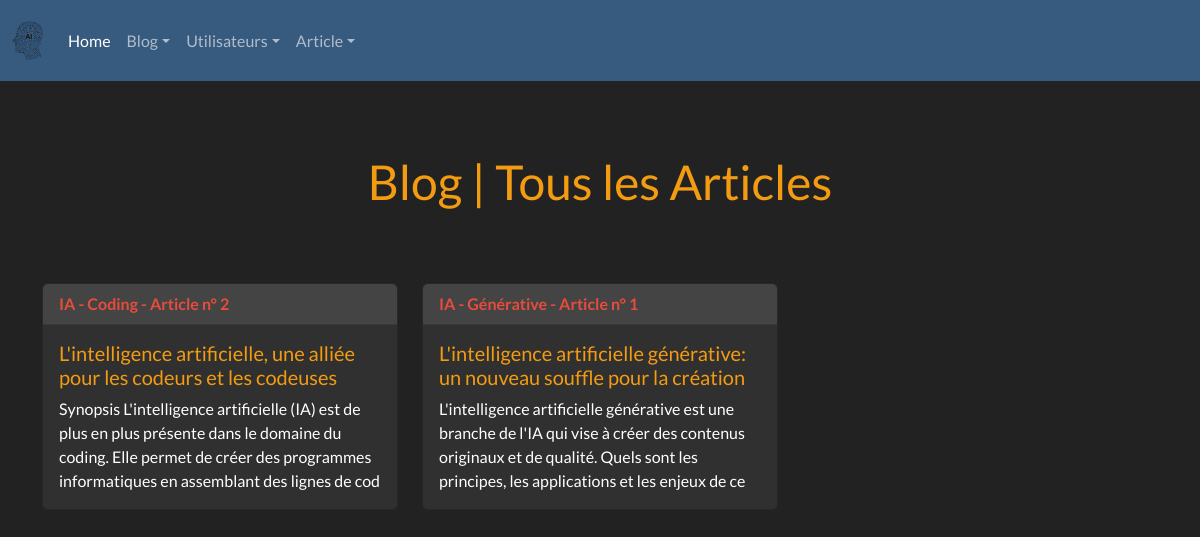
Screenshot of /blog/ with the database file from the repository.
### blog/models.py (models this page shows, shortened)
class Article(models.Model):
    categorie_article = models.ForeignKey(Categorie, on_delete=models.CASCADE, max_length=100, verbose_name="Categorie Article")
    titre_article = models.CharField(max_length=100, verbose_name="Titre Article")
    synopsis_article = models.CharField(max_length=180, verbose_name="Synopsis Article")
    auteur_article = models.CharField(max_length=60, verbose_name="Auteur Article")
    date_creation_article = models.DateTimeField(auto_now_add=True, verbose_name="Date Article")
    contenu_article = models.TextField(verbose_name="Contenu Article")
    class Meta:
        verbose_name = "Article"
        verbose_name_plural = "Articles"

class Categorie(models.Model):
    nom = models.CharField(max_length=50)
    def __str__(self):
        return self.nom

### blog/views.py (the view)
# urls.py: path('blog/', views.blog, name='blog'),
def blog(request):
    articles = Article.objects.order_by('-date_creation_article')
    return render(request, 'blog/blog.html', {'articles': articles})

### templates/blog/blog.html
{% extends 'base.html' %}
{% block contenu %}
<div class="container-fluid">
    <div class="container">
        <div class="card-body">
            <h1 class="card-title text-center p-4 mb-5 mt-5 text-warning">Blog  |  Tous les Articles</h1>
        </div>
    </div>
    <div class="container">
        <div class="row">
            {% for article in articles %}
            <div class="col-sm-4 mb-3">
                <div class="card">
                    <div class="card-header text-danger fw-bolder">{{ article.categorie_article }} - Article n° {{ article.id }}</div>
                    <div class="card-body">
                        <h5 class="card-title text-warning">{{ article.titre_article }}</h5>
                        <p class="card-text">{{ article.synopsis_article }}</p>
                    </div>
                </div>
            </div>
            {% endfor %}
        </div>
    </div>
</div>
{% endblock contenu %}

### templates/base.html (shortened to what this page needs)
{% load static %}
<!DOCTYPE html>
<html lang="en">
<head>
    <link rel="stylesheet" href="{% static 'css/bootstrap.min.css' %}"></link>
</head>
<body>
{% include 'navbar.html' %}
{% block contenu %}
{% endblock contenu %}
</body>
</html>

### templates/navbar.html (shortened to what this page needs)
{% load static %}
<nav class="navbar navbar-expand-lg bg-primary" data-bs-theme="dark">
    <div class="container-fluid">
        <a class="navbar-brand" href="#">
            <img src="{% static 'img/logo.png' %}" class="img-fluid" style="max-width: 32px;"/>
        </a>
        <div class="collapse navbar-collapse" id="navbarColor01">
            <ul class="navbar-nav me-auto">
                <li class="nav-item">
                    <a class="nav-link active" href="{% url 'index' %}">Home
                    </a>
                </li>
                <li class="nav-item dropdown">
                    <a class="nav-link dropdown-toggle" data-bs-toggle="dropdown" href="" role="button"
                       aria-haspopup="true" aria-expanded="false">Blog</a>
                </li>
                <li class="nav-item dropdown">
                    <a class="nav-link dropdown-toggle" data-bs-toggle="dropdown" href="#" role="button"
                       aria-haspopup="true" aria-expanded="false">Utilisateurs</a>
                </li>
                <li class="nav-item dropdown">
                    <a class="nav-link dropdown-toggle" data-bs-toggle="dropdown" href="#" role="button"
                       aria-haspopup="true" aria-expanded="false">Article</a>
                </li>
            </ul>
        </div>
    </div>
</nav>

### rows the page displays
Article: categorie_article "IA - Coding", id "2", titre_article "L'intelligence artificielle, une alliée pour les codeurs et les codeuses", synopsis_article "Synopsis L'intelligence artificielle (IA) est de plus en plus présente dans le domaine du coding. Elle permet de créer des programmes informatiques en assemblant des lignes de cod"
Article: categorie_article "IA - Générative", id "1", titre_article "L'intelligence artificielle générative: un nouveau souffle pour la création", synopsis_article "L'intelligence artificielle générative est une branche de l'IA qui vise à créer des contenus originaux et de qualité. Quels sont les principes, les applications et les enjeux de ce"
